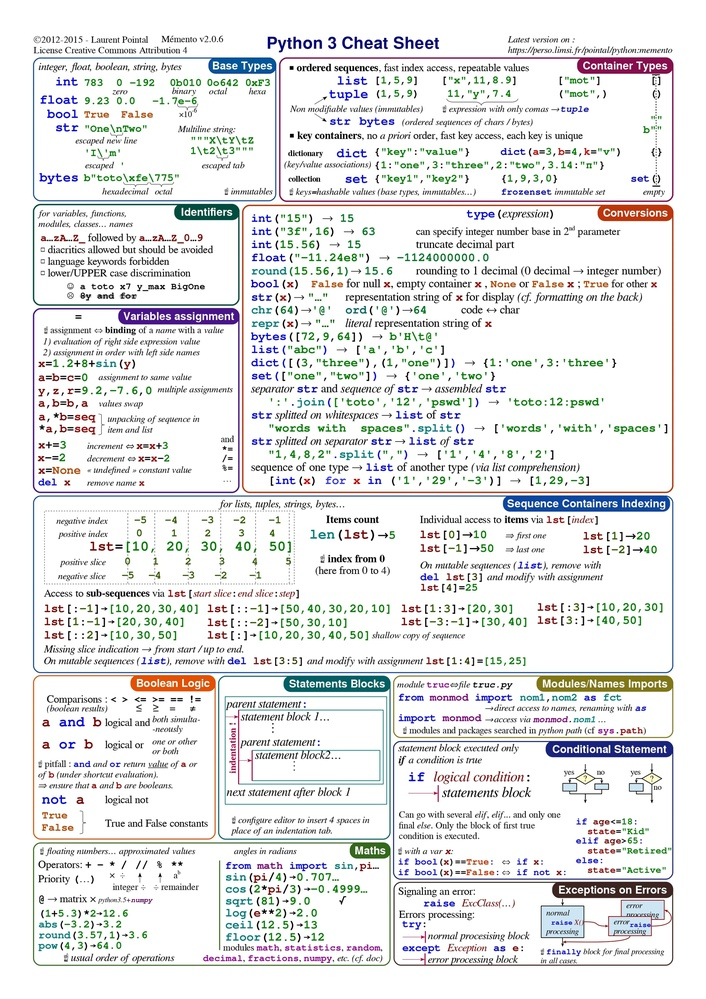
#> input picture src/assets/cheatsheet1.jpg, 706 x 999 px, shrunk from 2400 x 3396 before the run
$ python advanced_ocr_with_tesseract.py --image ../../src/assets/cheatsheet1.jpg --folder ../../src/assets
#> lines starting #> are read from the running program, lines starting #| are printed output that depends on the picture
"""
Advanced OCR with Tesseract

This project demonstrates advanced Optical Character Recognition (OCR) using Tesseract and Python. It supports multi-language recognition, image preprocessing, batch processing, and saving results to text files. Includes CLI for batch and single image OCR.

Requirements:
pip install pytesseract pillow
Make sure Tesseract is installed and in your PATH

Example usage:
python advanced_ocr_with_tesseract.py --image sample.png --lang eng --out result.txt
python advanced_ocr_with_tesseract.py --folder images/ --lang eng --out results/
"""
import pytesseract
from PIL import Image, ImageFilter, ImageEnhance
import os
import argparse

def preprocess_image(image_path):
#> called with image_path = '../../src/assets/cheatsheet1.jpg'
    try:
        img = Image.open(image_path)
#> img is the input picture: PIL image 706x999 RGB; mean R, G, B 229.5, 230.3, 230.3
        img = img.convert('L')
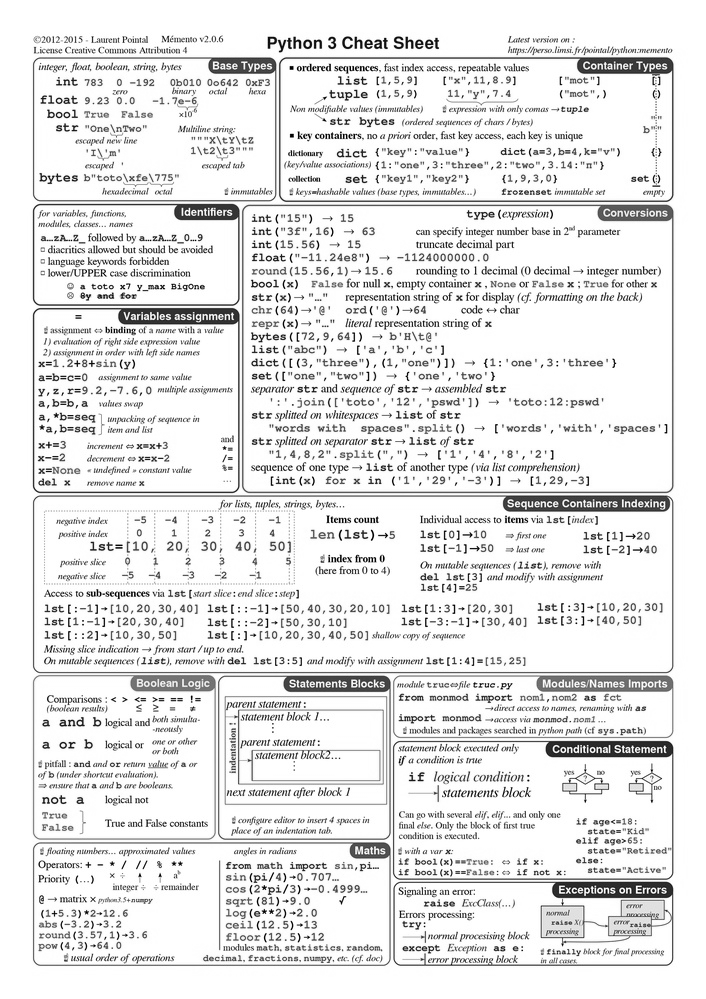
#> img: PIL image 706x999 L; min 0, max 255, mean 230.1
        img = img.filter(ImageFilter.MedianFilter())
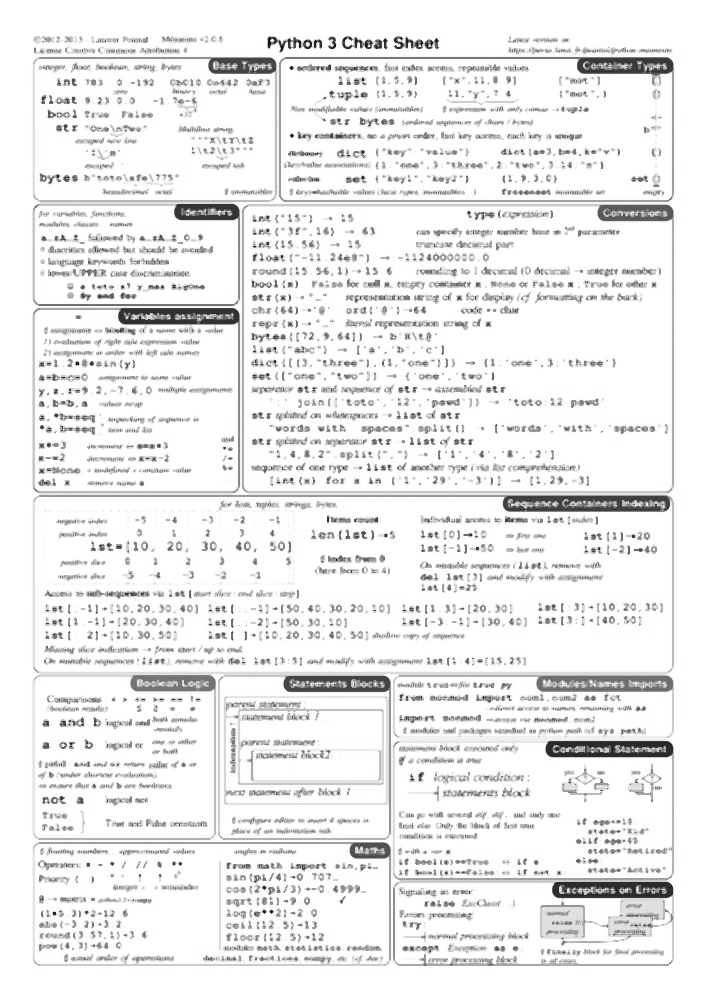
#> img: PIL image 706x999 L; min 3, max 255, mean 235.7
        enhancer = ImageEnhance.Contrast(img)
        img = enhancer.enhance(2)
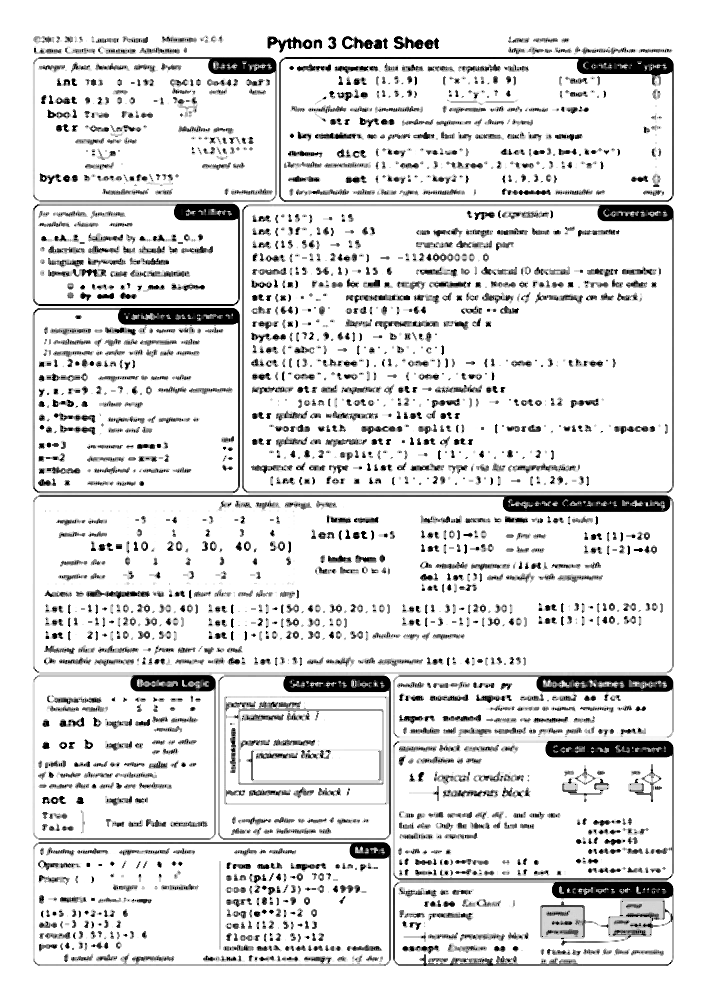
#> img: PIL image 706x999 L; min 0, max 255, mean 224.8
        return img
    except Exception as e:
        print(f"Error processing {image_path}: {e}")
        return None

def ocr_image(image_path, lang='eng', out_path=None):
    img = preprocess_image(image_path)
    if img is None:
        return ""
    text = pytesseract.image_to_string(img, lang=lang)
    if out_path:
        with open(out_path, 'w', encoding='utf-8') as f:
            f.write(text)
    return text

def batch_ocr(folder, lang='eng', out_folder=None):
    results = {}
    for filename in os.listdir(folder):
        if filename.lower().endswith(('.png', '.jpg', '.jpeg', '.tiff')):
            path = os.path.join(folder, filename)
            out_path = None
            if out_folder:
                os.makedirs(out_folder, exist_ok=True)
                out_path = os.path.join(out_folder, filename + '.txt')
            results[filename] = ocr_image(path, lang, out_path)
    return results

def main():
    parser = argparse.ArgumentParser(description="Advanced OCR with Tesseract")
    parser.add_argument('--image', type=str, help='Path to image file for OCR')
    parser.add_argument('--folder', type=str, help='Path to folder for batch OCR')
    parser.add_argument('--lang', type=str, default='eng', help='Language for OCR')
    parser.add_argument('--out', type=str, help='Output file or folder')
    args = parser.parse_args()

    if args.image:
        text = ocr_image(args.image, args.lang, args.out)
        print(text)
    elif args.folder:
        batch_ocr(args.folder, args.lang, args.out)
        print(f"Batch OCR completed. Results saved to {args.out}")
    else:
        parser.print_help()

if __name__ == "__main__":
    main()
#> (the call stopped at in ocr_image, `text = pytesseract.image_to_string(img, lang=lang)`: pytesseract is not available in this run)

$ run again, on src/assets/lightMode2.jpg
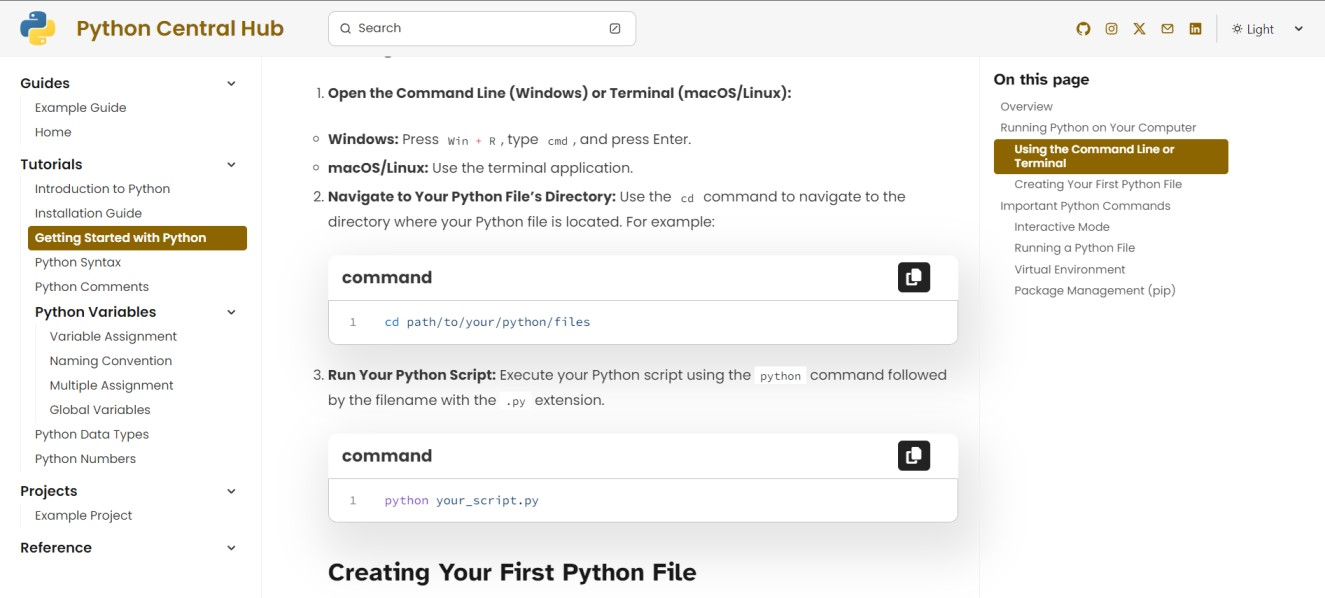
#> input picture src/assets/lightMode2.jpg, 1325 x 598 px
#> in preprocess_image, img is the input picture: PIL image 1325x598 RGB; mean R, G, B 244, 243.4, 241.7
#> in preprocess_image, `img = img.convert('L')`:
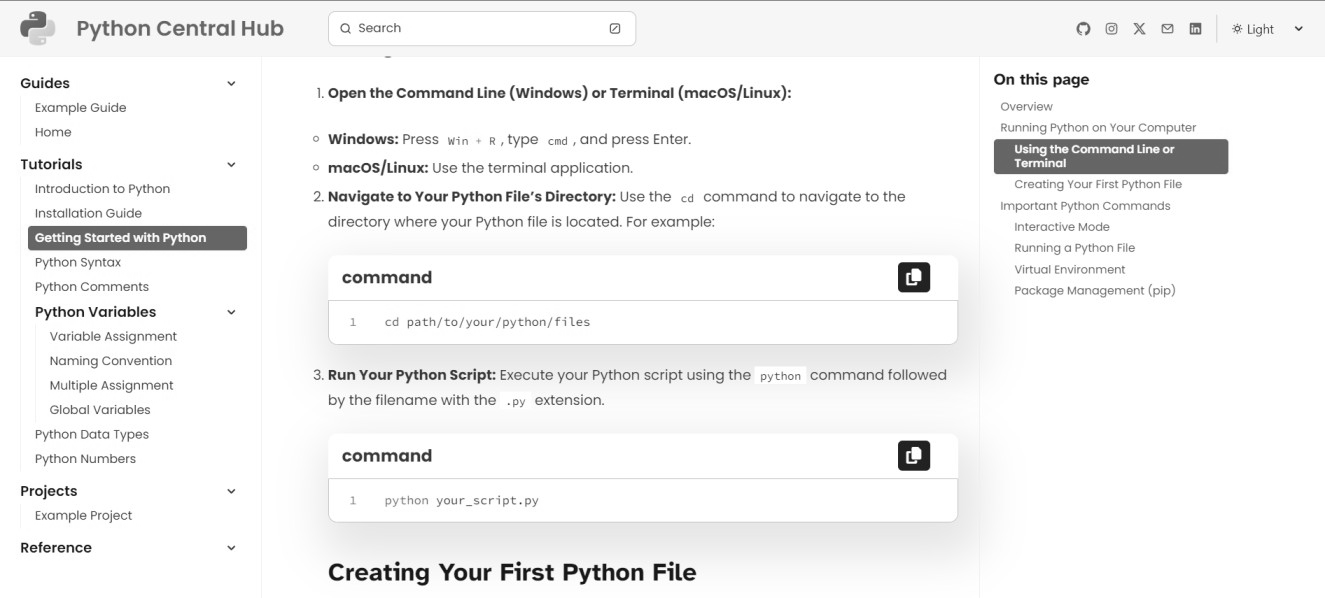
#> img: PIL image 1325x598 L; min 12, max 255, mean 243.4
#> in preprocess_image, `img = enhancer.enhance(2)`:
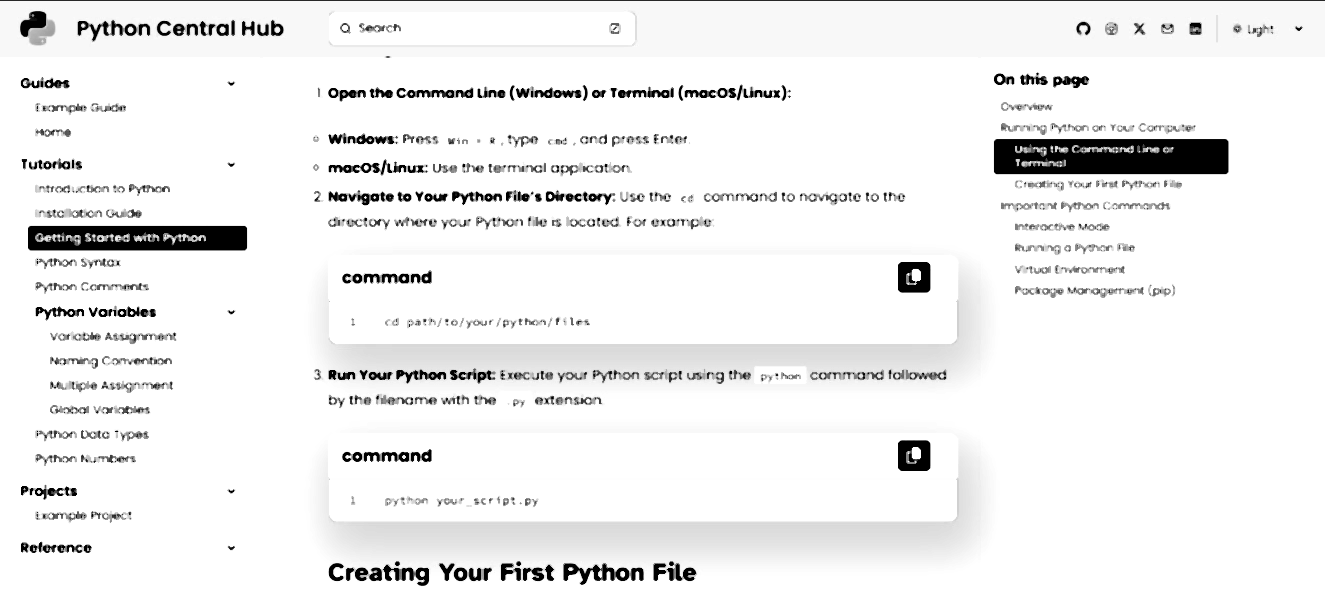
#> img: PIL image 1325x598 L; min 0, max 255, mean 239.4
